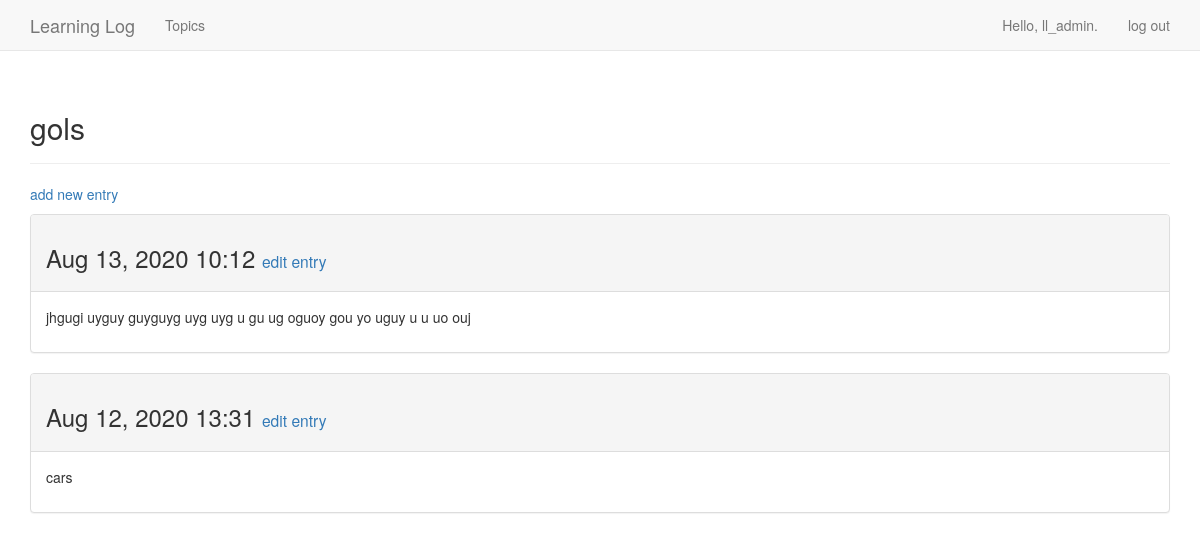
/topics/3/ (signed in), run on an earlier commit of the app's database.
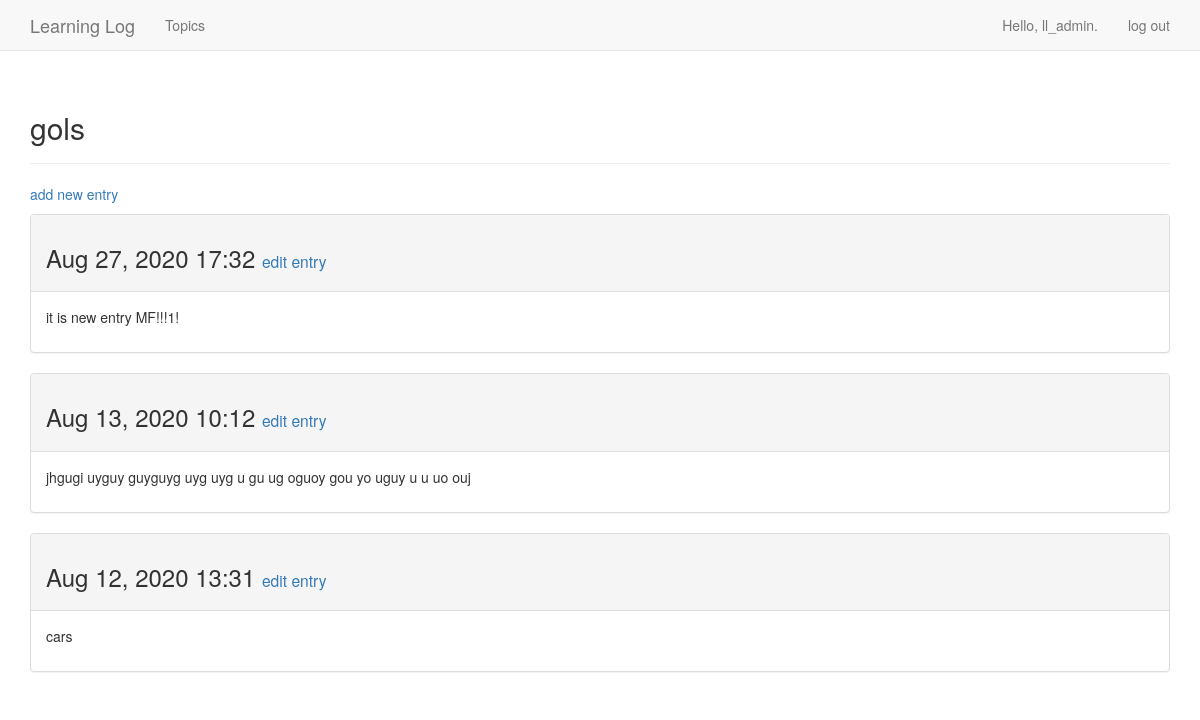
And on a later commit of the database.
### learning_logs/models.py (models this page shows, shortened)
class Entry(models.Model):
    topic = models.ForeignKey(Topic, on_delete=models.CASCADE)
    text = models.TextField()
    date_added = models.DateTimeField(auto_now_add=True)
    class Meta:
        verbose_name_plural = 'entries'

### learning_logs/views.py (the view)
# urls.py: path('topics/<topic_id>/', views.topic, name='topic'),
@login_required()
def topic(request, topic_id):
    topic = Topic.objects.get(id=topic_id)
    if topic.owner != request.user:
        raise Http404
    entries = topic.entry_set.order_by('-date_added')
    context = {'topic': topic, 'entries': entries}
    return render(request, 'learning_logs/topic.html', context)

### learning_logs/models.py (called while the page is built)
    def __str__(self):
        return self.text

### learning_logs/templates/learning_logs/topic.html (shortened to what this page needs)
<!DOCTYPE html>
<html lang="en">
<head>
</head>
<body>
    {% extends 'learning_logs/base.html' %}
    {% block header %}
        <h2>{{ topic }}</h2>
    {% endblock header %}
    {% block content %}
        <p>
            <a href="{% url 'learning_logs:new_entry' topic.id %}">add new entry</a>
        </p>
        {% for entry in entries %}
            <div class="panel panel-default">
                <div class="panel-heading">
                    <h3>
                        {{ entry.date_added|date:'M d, Y H:i' }}
                        <small>
                            <a href="{% url 'learning_logs:edit_entry' entry.id %}">
                                edit entry</a>
                        </small>
                    </h3>
                </div>
                <div class="panel-body">
                    {{ entry.text|linebreaks }}
                </div>
            </div>
            {% empty %}
            There are no entries for this topic yet.
        {% endfor %}
    {% endblock content %}

What changed in the data, as far as the page shows it:
added Entry: date_added "Aug 27, 2020 17:32", text "it is new entry MF!!!1!"
